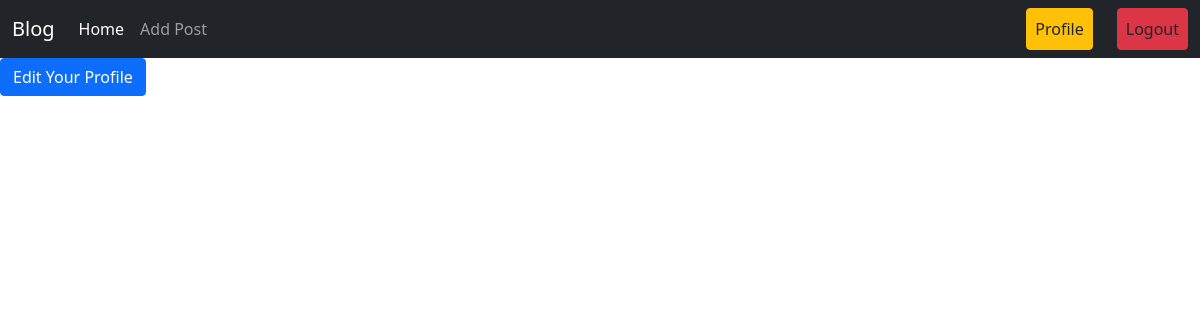
The app's page /author/profile/ (signed in), older data.
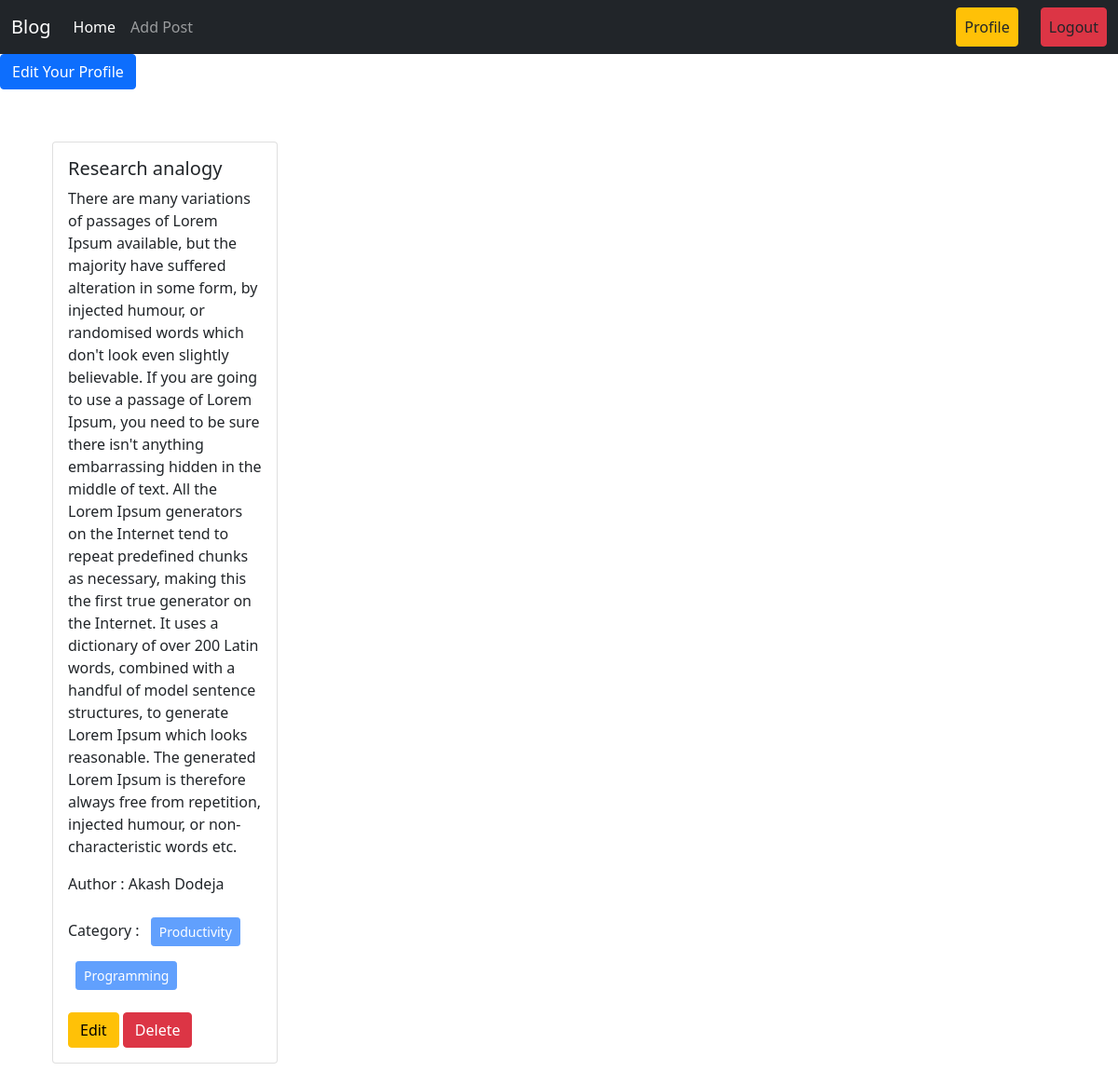
The same page, newer data.
### posts/models.py (models this page shows, shortened)
class Post(models.Model):
    title = models.CharField(max_length=50)
    content = models.TextField()
    category = models.ManyToManyField(Category)
    author = models.ForeignKey(User, on_delete=models.CASCADE)

### categories/models.py (models this page shows, shortened)
class Category(models.Model):
    name = models.CharField(max_length=100)

### author/views.py (the view)
# urls.py: path('profile/', views.profile, name = 'profile'),
@login_required
def profile(request):
    data = Post.objects.filter(author = request.user)
    return render(request, 'profile.html',{'data':data})

### author/templates/profile.html
{% extends 'base.html' %} {% load crispy_forms_tags %} {% block content %}
<div>
  <a href="{% url 'edit_profile' %}" class="btn btn-primary"
    >Edit Your Profile</a
  >
</div>
<div class="row px-5 pt-5">
  {% for post in data %}
  <div class="col-sm-3">
    <div class="card m-2">
      <div class="card-body">
        <h5 class="card-title">{{post.title}}</h5>
        <p class="card-text">{{post.content}}</p>
        <p>Author : {{post.author.first_name}} {{post.author.last_name}}</p>
        <p>
          Category : {% for cat in post.category.all %}
          <button class="btn btn-primary btn-sm m-2" disabled>
            {{cat.name}}
          </button>
          {% endfor %}
        </p>
        <a href="{% url 'edit_post' post.id %}" class="btn btn-warning">Edit</a>
        <a href="{% url 'delete_post' post.id %}" class="btn btn-danger"
          >Delete
        </a>
      </div>
    </div>
  </div>
  {% endfor %}
</div>
{% endblock %}

Row changes from the older to the newer data that the page shows:
added Post: title "Research analogy", content "There are many variations of passages of Lorem Ipsum available, but the majority have suffered alteration in some form, by injected humour, or randomised words which don't look even slightly believable. If you are going to use a passage of Lorem Ipsum, you need to be sure there isn't anything embarrassing hidden in the middle of text. All the Lorem Ipsum generators on the Internet tend to repeat predefined chunks as necessary, making this the first true generator on the Internet. It uses a dictionary of over 200 Latin words, combined with a handful of model sentence structures, to generate Lorem Ipsum which looks reasonable. The generated Lorem Ipsum is therefore always free from…", author.first_name "Akash", author.last_name "Dodeja"
now on this page (row unchanged): Category: name "Productivity"
now on this page (row unchanged): Category: name "Programming"
